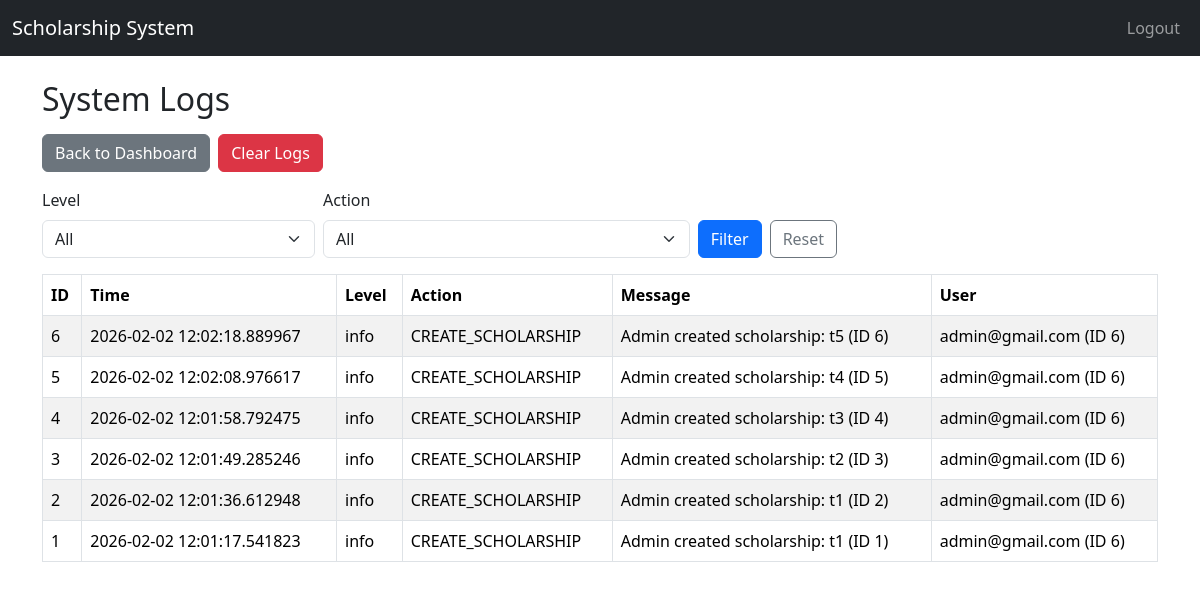
Page /admin/logs (signed in) on the committed database.
### app/models.py (models this page shows)
class SystemLog(db.Model):
    id = db.Column(db.Integer, primary_key=True)
    level = db.Column(db.String(20), default="info", nullable=False)
    action = db.Column(db.String(80), nullable=False)
    message = db.Column(db.Text, nullable=False)
    user_id = db.Column(db.Integer, db.ForeignKey("user.id"), nullable=True)
    created_at = db.Column(db.DateTime, default=datetime.utcnow, nullable=False)
    user = db.relationship("User", backref="system_logs", lazy=True)

class User(UserMixin, db.Model):
    id = db.Column(db.Integer, primary_key=True)
    username = db.Column(db.String(50), unique=True, nullable=False)
    email = db.Column(db.String(100), unique=True, nullable=False)
    your_id = db.Column(db.String(20), unique=True, nullable=True)
    password = db.Column(db.String(255), nullable=False)
    role = db.Column(db.String(20), nullable=False)
    created_at = db.Column(db.DateTime, default=datetime.utcnow)

### app/routes/admin_routes.py (the view)
@admin_bp.route("/logs")
@login_required
def system_logs():
    if current_user.role != "admin":
        flash("Access denied.", "danger")
        return redirect(url_for("auth.login"))
    level = request.args.get("level", "").strip()
    action = request.args.get("action", "").strip()
    q = SystemLog.query.order_by(SystemLog.id.desc())
    if level:
        q = q.filter(SystemLog.level == level)
    if action:
        q = q.filter(SystemLog.action == action)
    logs = q.limit(200).all()
    levels = [r[0] for r in db.session.query(SystemLog.level).distinct().all()]
    actions = [r[0] for r in db.session.query(SystemLog.action).distinct().all()]
    return render_template(
        "admin/logs.html",
        logs=logs,
        levels=levels,
        actions=actions,
        selected_level=level,
        selected_action=action
    )

### app/templates/admin/logs.html (shortened to what this page needs)
{% extends "base.html" %}
{% block content %}
<h2 class="mb-3">System Logs</h2>
<div class="d-flex gap-2 mb-3">
  <a class="btn btn-secondary" href="{{ url_for('admin.dashboard') }}">Back to Dashboard</a>
  <form method="post" action="{{ url_for('admin.clear_logs') }}">
    <button class="btn btn-danger"
            type="submit"
            onclick="return confirm('Clear ALL logs?')">
      Clear Logs
    </button>
  </form>
</div>
<form class="row g-2 align-items-end mb-3" method="get" action="{{ url_for('admin.system_logs') }}">
  <div class="col-md-3">
    <label class="form-label">Level</label>
    <select class="form-select" name="level">
      <option value="">All</option>
    </select>
  </div>
  <div class="col-md-4">
    <label class="form-label">Action</label>
    <select class="form-select" name="action">
      <option value="">All</option>
    </select>
  </div>
  <div class="col-md-5 d-flex gap-2">
    <button class="btn btn-primary" type="submit">Filter</button>
    <a class="btn btn-outline-secondary" href="{{ url_for('admin.system_logs') }}">Reset</a>
  </div>
</form>
<div class="table-responsive">
  <table class="table table-bordered table-striped align-middle">
    <thead>
      <tr>
        <th>ID</th>
        <th>Time</th>
        <th>Level</th>
        <th>Action</th>
        <th>Message</th>
        <th>User</th>
      </tr>
    </thead>
    <tbody>
      {% for log in logs %}
      <tr>
        <td>{{ log.id }}</td>
        <td>{{ log.created_at }}</td>
        <td>{{ log.level }}</td>
        <td>{{ log.action }}</td>
        <td>{{ log.message }}</td>
        <td>
          {% if log.user %}
            {{ log.user.username }} (ID {{ log.user.id }})
          {% else %}
            -
          {% endif %}
        </td>
      </tr>
      {% endfor %}
    </tbody>
  </table>
</div>
{% endblock %}

### rows in the picture
SystemLog: id "6", created_at "2026-02-02 12:02:18.889967", level "info", action "CREATE_SCHOLARSHIP", message "Admin created scholarship: t5 (ID 6)", user.username "admin@gmail.com", user.id "6"
SystemLog: id "5", created_at "2026-02-02 12:02:08.976617", level "info", action "CREATE_SCHOLARSHIP", message "Admin created scholarship: t4 (ID 5)", user.username "admin@gmail.com", user.id "6"
SystemLog: id "4", created_at "2026-02-02 12:01:58.792475", level "info", action "CREATE_SCHOLARSHIP", message "Admin created scholarship: t3 (ID 4)", user.username "admin@gmail.com", user.id "6"
SystemLog: id "3", created_at "2026-02-02 12:01:49.285246", level "info", action "CREATE_SCHOLARSHIP", message "Admin created scholarship: t2 (ID 3)", user.username "admin@gmail.com", user.id "6"
SystemLog: id "2", created_at "2026-02-02 12:01:36.612948", level "info", action "CREATE_SCHOLARSHIP", message "Admin created scholarship: t1 (ID 2)", user.username "admin@gmail.com", user.id "6"
SystemLog: id "1", created_at "2026-02-02 12:01:17.541823", level "info", action "CREATE_SCHOLARSHIP", message "Admin created scholarship: t1 (ID 1)", user.username "admin@gmail.com", user.id "6"
